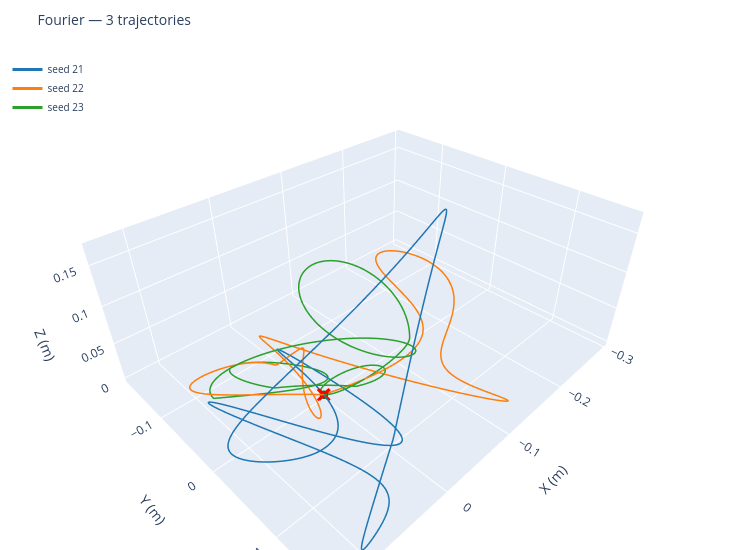
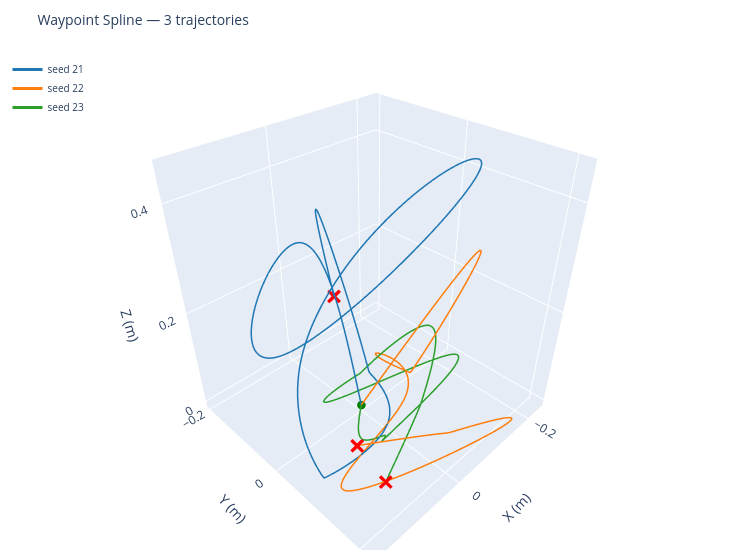
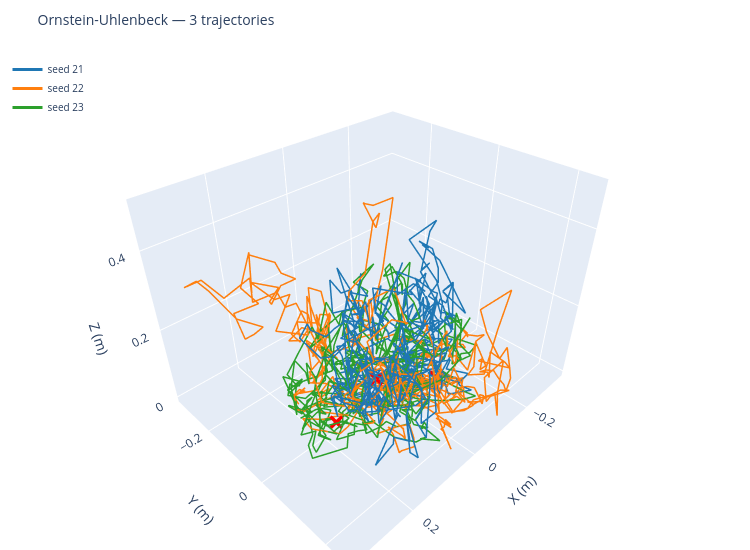
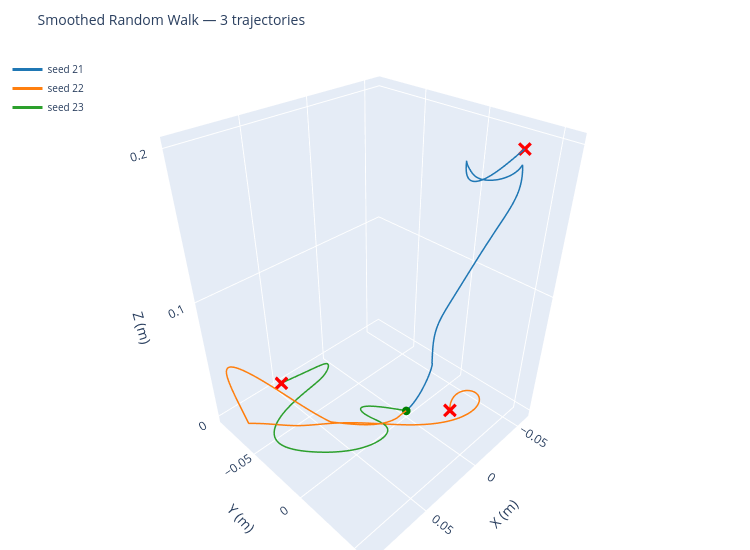

The code cell stored with these charts, in order, in its notebook:
### Markdown cell above
## 3D Path Visualization

Interactive 3D plots showing the full trajectory path for each method.
All examples for a given method are shown on the same plot.

### Code cell
colors = ["#1f77b4", "#ff7f0e", "#2ca02c", "#d62728", "#9467bd"]

for method_name, trajs in all_trajectories.items():
    fig = go.Figure()
    for i, traj in enumerate(trajs):
        T = len(traj)
        fig.add_trace(go.Scatter3d(
            x=traj[:, 0], y=traj[:, 1], z=traj[:, 2],
            mode="lines",
            line=dict(color=colors[i % len(colors)], width=3),
            name=f"seed {SEED + i}",
            hovertemplate="t=%{customdata}<br>x=%{x:.3f}<br>y=%{y:.3f}<br>z=%{z:.3f}",
            customdata=np.arange(T),
        ))
        # Start marker
        fig.add_trace(go.Scatter3d(
            x=[traj[0, 0]], y=[traj[0, 1]], z=[traj[0, 2]],
            mode="markers", marker=dict(size=5, color="green", symbol="circle"),
            name=f"start {i}", showlegend=False,
        ))
        # End marker
        fig.add_trace(go.Scatter3d(
            x=[traj[-1, 0]], y=[traj[-1, 1]], z=[traj[-1, 2]],
            mode="markers", marker=dict(size=5, color="red", symbol="x"),
            name=f"end {i}", showlegend=False,
        ))

    fig.update_layout(
        title=dict(text=f"{method_name} — {N_EXAMPLES} trajectories", font=dict(size=14)),
        scene=dict(
            xaxis_title="X (m)",
            yaxis_title="Y (m)",
            zaxis_title="Z (m)",
            aspectmode="data",
        ),
        width=750, height=550,
        legend=dict(x=0.01, y=0.99, font=dict(size=10)),
        margin=dict(l=0, r=0, t=50, b=0),
    )
    fig.show()

### Figure 1 — Plotly figure (JSON) as saved in the notebook; plotly's stock layout.template omitted (floating-point values rounded to 4 significant figures; data arrays with more than 128 entries replaced by an {"elided": "..."} marker saying what was removed)
{"data": [{"customdata": {"elided": "500 int values"}, "hovertemplate": "t=%{customdata}<br>x=%{x:.3f}<br>y=%{y:.3f}<br>z=%{z:.3f}", "line": {"color": "#1f77b4", "width": 3}, "mode": "lines", "name": "seed 21", "type": "scatter3d", "x": {"elided": "500 float values"}, "y": {"elided": "500 float values"}, "z": {"elided": "500 float values"}}, {"marker": {"color": "green", "size": 5, "symbol": "circle"}, "mode": "markers", "name": "start 0", "showlegend": false, "type": "scatter3d", "x": [0], "y": [0], "z": [0]}, {"marker": {"color": "red", "size": 5, "symbol": "x"}, "mode": "markers", "name": "end 0", "showlegend": false, "type": "scatter3d", "x": [-8.674e-17], "y": [1.18e-16], "z": [5.204e-17]}, {"customdata": {"elided": "500 int values"}, "hovertemplate": "t=%{customdata}<br>x=%{x:.3f}<br>y=%{y:.3f}<br>z=%{z:.3f}", "line": {"color": "#ff7f0e", "width": 3}, "mode": "lines", "name": "seed 22", "type": "scatter3d", "x": {"elided": "500 float values"}, "y": {"elided": "500 float values"}, "z": {"elided": "500 float values"}}, {"marker": {"color": "green", "size": 5, "symbol": "circle"}, "mode": "markers", "name": "start 1", "showlegend": false, "type": "scatter3d", "x": [0], "y": [0], "z": [0]}, {"marker": {"color": "red", "size": 5, "symbol": "x"}, "mode": "markers", "name": "end 1", "showlegend": false, "type": "scatter3d", "x": [1.527e-16], "y": [-5.204e-17], "z": [5.551e-17]}, {"customdata": {"elided": "500 int values"}, "hovertemplate": "t=%{customdata}<br>x=%{x:.3f}<br>y=%{y:.3f}<br>z=%{z:.3f}", "line": {"color": "#2ca02c", "width": 3}, "mode": "lines", "name": "seed 23", "type": "scatter3d", "x": {"elided": "500 float values"}, "y": {"elided": "500 float values"}, "z": {"elided": "500 float values"}}, {"marker": {"color": "green", "size": 5, "symbol": "circle"}, "mode": "markers", "name": "start 2", "showlegend": false, "type": "scatter3d", "x": [0], "y": [0], "z": [0]}, {"marker": {"color": "red", "size": 5, "symbol": "x"}, "mode": "markers", "name": "end 2", "showlegend": false, "type": "scatter3d", "x": [6.939e-18], "y": [3.469e-17], "z": [0]}], "layout": {"height": 550, "legend": {"font": {"size": 10}, "x": 0.01, "y": 0.99}, "margin": {"b": 0, "l": 0, "r": 0, "t": 50}, "scene": {"aspectmode": "data", "xaxis": {"title": {"text": "X (m)"}}, "yaxis": {"title": {"text": "Y (m)"}}, "zaxis": {"title": {"text": "Z (m)"}}}, "title": {"font": {"size": 14}, "text": "Fourier — 3 trajectories"}, "width": 750}}

### Figure 2 — Plotly figure (JSON) as saved in the notebook; plotly's stock layout.template omitted (floating-point values rounded to 4 significant figures; data arrays with more than 128 entries replaced by an {"elided": "..."} marker saying what was removed)
{"data": [{"customdata": {"elided": "500 int values"}, "hovertemplate": "t=%{customdata}<br>x=%{x:.3f}<br>y=%{y:.3f}<br>z=%{z:.3f}", "line": {"color": "#1f77b4", "width": 3}, "mode": "lines", "name": "seed 21", "type": "scatter3d", "x": {"elided": "500 float values"}, "y": {"elided": "500 float values"}, "z": {"elided": "500 float values"}}, {"marker": {"color": "green", "size": 5, "symbol": "circle"}, "mode": "markers", "name": "start 0", "showlegend": false, "type": "scatter3d", "x": [0], "y": [0], "z": [0]}, {"marker": {"color": "red", "size": 5, "symbol": "x"}, "mode": "markers", "name": "end 0", "showlegend": false, "type": "scatter3d", "x": [-0.0803], "y": [-0.1571], "z": [0.1257]}, {"customdata": {"elided": "500 int values"}, "hovertemplate": "t=%{customdata}<br>x=%{x:.3f}<br>y=%{y:.3f}<br>z=%{z:.3f}", "line": {"color": "#ff7f0e", "width": 3}, "mode": "lines", "name": "seed 22", "type": "scatter3d", "x": {"elided": "500 float values"}, "y": {"elided": "500 float values"}, "z": {"elided": "500 float values"}}, {"marker": {"color": "green", "size": 5, "symbol": "circle"}, "mode": "markers", "name": "start 1", "showlegend": false, "type": "scatter3d", "x": [0], "y": [0], "z": [0]}, {"marker": {"color": "red", "size": 5, "symbol": "x"}, "mode": "markers", "name": "end 1", "showlegend": false, "type": "scatter3d", "x": [0.0944], "y": [0.08918], "z": [0.0386]}, {"customdata": {"elided": "500 int values"}, "hovertemplate": "t=%{customdata}<br>x=%{x:.3f}<br>y=%{y:.3f}<br>z=%{z:.3f}", "line": {"color": "#2ca02c", "width": 3}, "mode": "lines", "name": "seed 23", "type": "scatter3d", "x": {"elided": "500 float values"}, "y": {"elided": "500 float values"}, "z": {"elided": "500 float values"}}, {"marker": {"color": "green", "size": 5, "symbol": "circle"}, "mode": "markers", "name": "start 2", "showlegend": false, "type": "scatter3d", "x": [0], "y": [0], "z": [0]}, {"marker": {"color": "red", "size": 5, "symbol": "x"}, "mode": "markers", "name": "end 2", "showlegend": false, "type": "scatter3d", "x": [0.09099], "y": [0.1508], "z": [0]}], "layout": {"height": 550, "legend": {"font": {"size": 10}, "x": 0.01, "y": 0.99}, "margin": {"b": 0, "l": 0, "r": 0, "t": 50}, "scene": {"aspectmode": "data", "xaxis": {"title": {"text": "X (m)"}}, "yaxis": {"title": {"text": "Y (m)"}}, "zaxis": {"title": {"text": "Z (m)"}}}, "title": {"font": {"size": 14}, "text": "Waypoint Spline — 3 trajectories"}, "width": 750}}

### Figure 3 — Plotly figure (JSON) as saved in the notebook; plotly's stock layout.template omitted (floating-point values rounded to 4 significant figures; data arrays with more than 128 entries replaced by an {"elided": "..."} marker saying what was removed)
{"data": [{"customdata": {"elided": "500 int values"}, "hovertemplate": "t=%{customdata}<br>x=%{x:.3f}<br>y=%{y:.3f}<br>z=%{z:.3f}", "line": {"color": "#1f77b4", "width": 3}, "mode": "lines", "name": "seed 21", "type": "scatter3d", "x": {"elided": "500 float values"}, "y": {"elided": "500 float values"}, "z": {"elided": "500 float values"}}, {"marker": {"color": "green", "size": 5, "symbol": "circle"}, "mode": "markers", "name": "start 0", "showlegend": false, "type": "scatter3d", "x": [0], "y": [0], "z": [0]}, {"marker": {"color": "red", "size": 5, "symbol": "x"}, "mode": "markers", "name": "end 0", "showlegend": false, "type": "scatter3d", "x": [-0.1157], "y": [0.05623], "z": [0]}, {"customdata": {"elided": "500 int values"}, "hovertemplate": "t=%{customdata}<br>x=%{x:.3f}<br>y=%{y:.3f}<br>z=%{z:.3f}", "line": {"color": "#ff7f0e", "width": 3}, "mode": "lines", "name": "seed 22", "type": "scatter3d", "x": {"elided": "500 float values"}, "y": {"elided": "500 float values"}, "z": {"elided": "500 float values"}}, {"marker": {"color": "green", "size": 5, "symbol": "circle"}, "mode": "markers", "name": "start 1", "showlegend": false, "type": "scatter3d", "x": [0], "y": [0], "z": [0]}, {"marker": {"color": "red", "size": 5, "symbol": "x"}, "mode": "markers", "name": "end 1", "showlegend": false, "type": "scatter3d", "x": [0.06397], "y": [0.0283], "z": [0.09279]}, {"customdata": {"elided": "500 int values"}, "hovertemplate": "t=%{customdata}<br>x=%{x:.3f}<br>y=%{y:.3f}<br>z=%{z:.3f}", "line": {"color": "#2ca02c", "width": 3}, "mode": "lines", "name": "seed 23", "type": "scatter3d", "x": {"elided": "500 float values"}, "y": {"elided": "500 float values"}, "z": {"elided": "500 float values"}}, {"marker": {"color": "green", "size": 5, "symbol": "circle"}, "mode": "markers", "name": "start 2", "showlegend": false, "type": "scatter3d", "x": [0], "y": [0], "z": [0]}, {"marker": {"color": "red", "size": 5, "symbol": "x"}, "mode": "markers", "name": "end 2", "showlegend": false, "type": "scatter3d", "x": [0.1581], "y": [-0.005643], "z": [0]}], "layout": {"height": 550, "legend": {"font": {"size": 10}, "x": 0.01, "y": 0.99}, "margin": {"b": 0, "l": 0, "r": 0, "t": 50}, "scene": {"aspectmode": "data", "xaxis": {"title": {"text": "X (m)"}}, "yaxis": {"title": {"text": "Y (m)"}}, "zaxis": {"title": {"text": "Z (m)"}}}, "title": {"font": {"size": 14}, "text": "Ornstein-Uhlenbeck — 3 trajectories"}, "width": 750}}

### Figure 4 — Plotly figure (JSON) as saved in the notebook; plotly's stock layout.template omitted (floating-point values rounded to 4 significant figures; data arrays with more than 128 entries replaced by an {"elided": "..."} marker saying what was removed)
{"data": [{"customdata": {"elided": "500 int values"}, "hovertemplate": "t=%{customdata}<br>x=%{x:.3f}<br>y=%{y:.3f}<br>z=%{z:.3f}", "line": {"color": "#1f77b4", "width": 3}, "mode": "lines", "name": "seed 21", "type": "scatter3d", "x": {"elided": "500 float values"}, "y": {"elided": "500 float values"}, "z": {"elided": "500 float values"}}, {"marker": {"color": "green", "size": 5, "symbol": "circle"}, "mode": "markers", "name": "start 0", "showlegend": false, "type": "scatter3d", "x": [0], "y": [0], "z": [0]}, {"marker": {"color": "red", "size": 5, "symbol": "x"}, "mode": "markers", "name": "end 0", "showlegend": false, "type": "scatter3d", "x": [-0.05912], "y": [0.03008], "z": [0.1899]}, {"customdata": {"elided": "500 int values"}, "hovertemplate": "t=%{customdata}<br>x=%{x:.3f}<br>y=%{y:.3f}<br>z=%{z:.3f}", "line": {"color": "#ff7f0e", "width": 3}, "mode": "lines", "name": "seed 22", "type": "scatter3d", "x": {"elided": "500 float values"}, "y": {"elided": "500 float values"}, "z": {"elided": "500 float values"}}, {"marker": {"color": "green", "size": 5, "symbol": "circle"}, "mode": "markers", "name": "start 1", "showlegend": false, "type": "scatter3d", "x": [0], "y": [0], "z": [0]}, {"marker": {"color": "red", "size": 5, "symbol": "x"}, "mode": "markers", "name": "end 1", "showlegend": false, "type": "scatter3d", "x": [-0.02287], "y": [0.02205], "z": [0]}, {"customdata": {"elided": "500 int values"}, "hovertemplate": "t=%{customdata}<br>x=%{x:.3f}<br>y=%{y:.3f}<br>z=%{z:.3f}", "line": {"color": "#2ca02c", "width": 3}, "mode": "lines", "name": "seed 23", "type": "scatter3d", "x": {"elided": "500 float values"}, "y": {"elided": "500 float values"}, "z": {"elided": "500 float values"}}, {"marker": {"color": "green", "size": 5, "symbol": "circle"}, "mode": "markers", "name": "start 2", "showlegend": false, "type": "scatter3d", "x": [0], "y": [0], "z": [0]}, {"marker": {"color": "red", "size": 5, "symbol": "x"}, "mode": "markers", "name": "end 2", "showlegend": false, "type": "scatter3d", "x": [0.04613], "y": [-0.08725], "z": [0]}], "layout": {"height": 550, "legend": {"font": {"size": 10}, "x": 0.01, "y": 0.99}, "margin": {"b": 0, "l": 0, "r": 0, "t": 50}, "scene": {"aspectmode": "data", "xaxis": {"title": {"text": "X (m)"}}, "yaxis": {"title": {"text": "Y (m)"}}, "zaxis": {"title": {"text": "Z (m)"}}}, "title": {"font": {"size": 14}, "text": "Smoothed Random Walk — 3 trajectories"}, "width": 750}}
